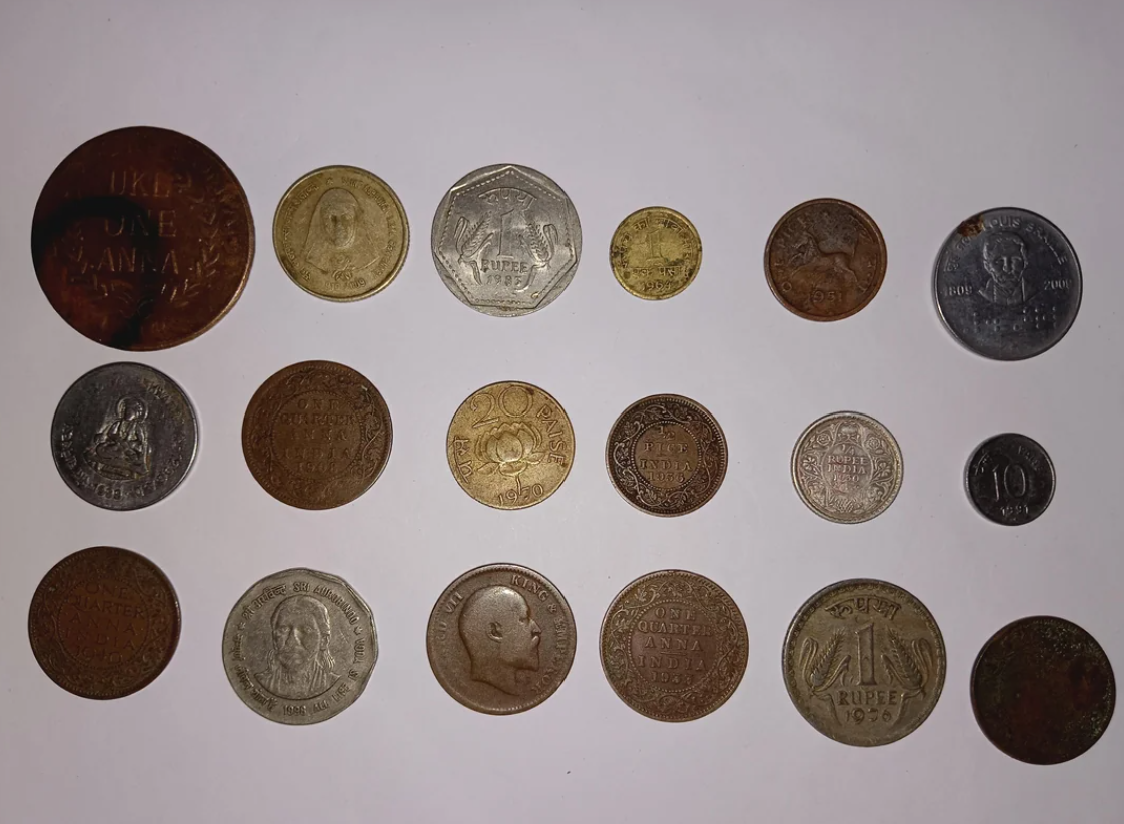
#> input picture Imgs/coin.png, 1124 x 824 px, found by its file name
$ python Assign_1.py
#> lines starting #> are read from the running program, lines starting #| are printed output that depends on the picture; after the words box and inside, x2 and y2 are one past the last pixel; in counts of white or black regions, pixels touching at a corner belong together
# -*- coding: utf-8 -*-
"""
Created on Sat Feb 15 19:19:30 2025

@author: MT2024045
"""

import cv2 as cv
import numpy as np
import matplotlib.pyplot as plt

image = cv.imread('C:/Users/Dileep/OneDrive/Desktop/OpenCV/Imgs/coin.png')
#> image is the input picture: shape (824, 1124, 3); mean B, G, R 134.4, 135.9, 146.8
image=cv.resize(image, (500, 500), interpolation=cv.INTER_AREA)
#> image: shape (500, 500, 3)
#Converting to grayscale
gray=cv.cvtColor(image,cv.COLOR_BGR2GRAY)
#Blur
blurred = cv.GaussianBlur(gray, (7, 7), 2)
#Canny Edge Detection
edges = cv.Canny(blurred, 50, 150)
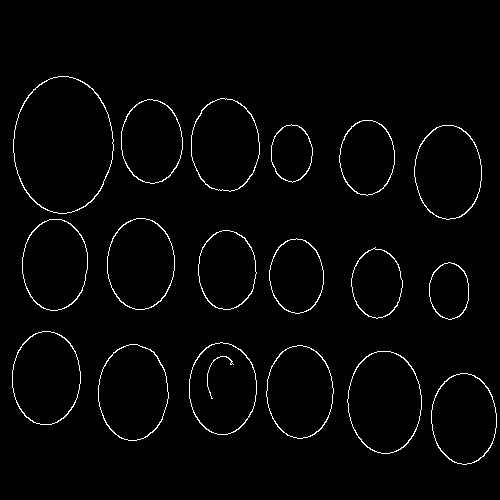
#> edges: shape (500, 500); 2% white in thin lines or dots, all inside (x1, y1, x2, y2) = (12, 76, 497, 465)
cv.imshow('Blurred Image',blurred)
cv.imshow('Canny Edge',edges)
cv.imwrite('C:/Users/Dileep/OneDrive/Desktop/OpenCV/Imgs/canny.jpg', edges)

#Counter plotting
contours, _ = cv.findContours(edges, cv.RETR_EXTERNAL, cv.CHAIN_APPROX_SIMPLE)
#> contours = 18 contours; largest, box (x1, y1, x2, y2) and area: (13, 76, 114, 214) 10694, (347, 351, 422, 454) 5924, (98, 344, 169, 441) 5248, (12, 331, 81, 425) 5014, (191, 98, 260, 192) 4986
contour = image.copy()
cv.drawContours(contour, contours, -1, (0, 255, 0), 2)
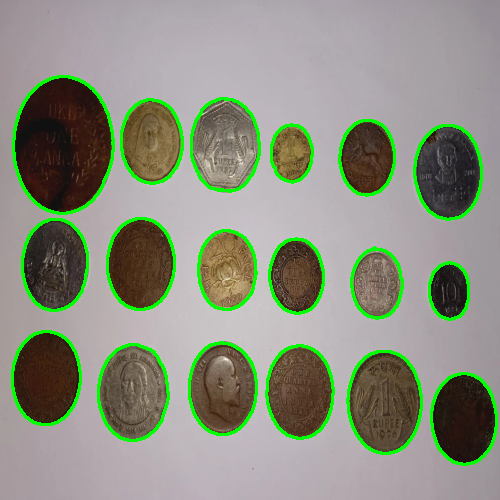
#> contour: shape (500, 500, 3); mean B, G, R 127.4, 143.7, 138.8
cv.imshow("Contour Detection", contour)
cv.imwrite('C:/Users/Dileep/OneDrive/Desktop/OpenCV/Imgs/contour.jpg', contour)

#SEGMENTATION
#Filling contours
cv.drawContours(contour, contours, -1, (0, 255, 0), thickness=cv.FILLED)
cv.imshow("Contour Segmentation", contour)
cv.imwrite('C:/Users/Dileep/OneDrive/Desktop/OpenCV/Imgs/contour_seg.jpg', contour)

#Binary Segmentation
clahe = cv.createCLAHE(clipLimit=1.0, tileGridSize=(8, 8))
clahe_image = clahe.apply(blurred)
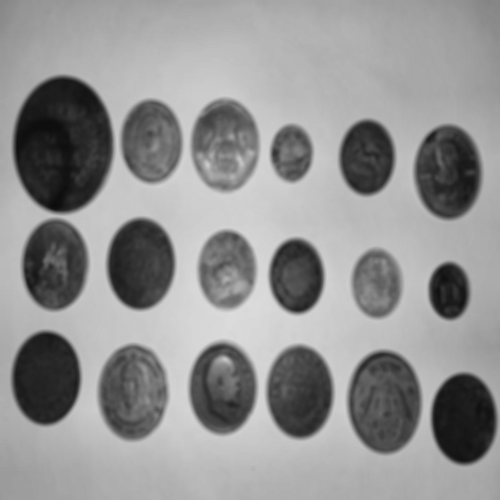
#> clahe_image: shape (500, 500); min 12, max 220, mean 145.7
cv.imshow("Equi", clahe_image)
_, binary = cv.threshold(blurred, 150, 255, cv.THRESH_BINARY)
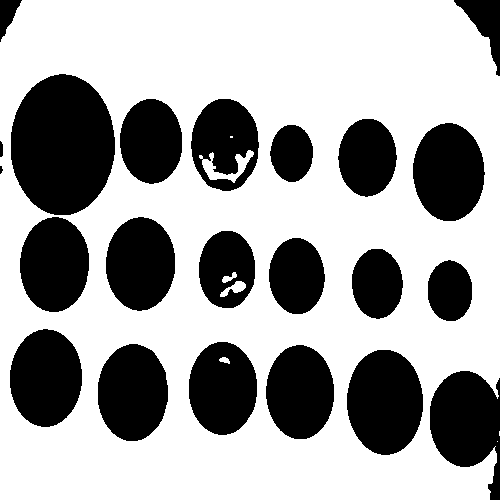
#> binary: shape (500, 500); 65% white; 22 black regions (1 under 20 px), largest, box (x1, y1, x2, y2) and area: (11, 74, 115, 215) 11536, (347, 350, 423, 455) 6286, (430, 371, 500, 500) 5805
cv.imshow(" Binary Image",binary )
cv.imwrite('C:/Users/Dileep/OneDrive/Desktop/OpenCV/Imgs/binary_seg.jpg', binary)

#Coloured Segmentation
colored_coins = np.zeros_like(image)
for i, contour in enumerate(contours):
    color = np.random.randint(0, 255, size=(3,)).tolist()
    cv.drawContours(colored_coins, [contour], -1, color, thickness=cv.FILLED)
#> this loop made 18 passes
#> color on passes 1 to 12: [172, 47, 117], [192, 67, 251], [195, 103, 9], [211, 21, 242], [36, 87, 70], [216, 88, 140], [58, 193, 230], [39, 87, 174], [88, 81, 165], [25, 77, 72], [9, 148, 115], [208, 243, 197]
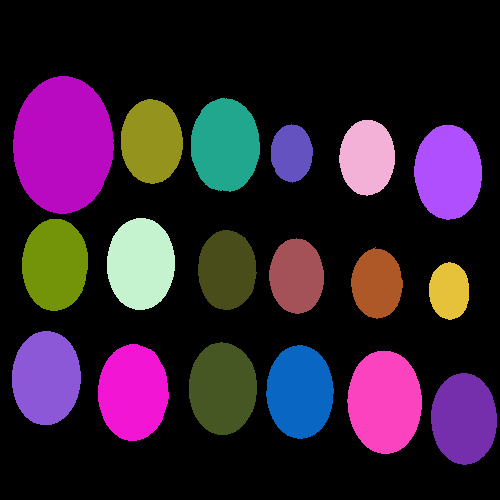
#> colored_coins: shape (500, 500, 3); mean of channels 0, 1, 2 49.4, 31.6, 49.6; drawn as B, G, R
colored = cv.addWeighted(image, 0.6, colored_coins, 0.4, 0)
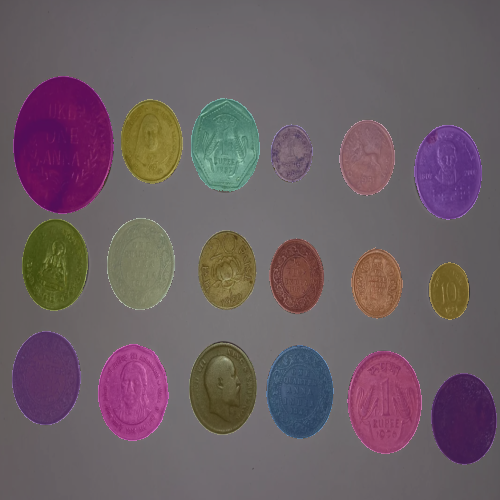
#> colored: shape (500, 500, 3); mean B, G, R 100.4, 94.2, 107.9
cv.imshow(" Coloured Image",colored )
cv.imwrite('C:/Users/Dileep/OneDrive/Desktop/OpenCV/Imgs/color_seg.jpg', colored)

#Segmenting individual coin
for i, contour in enumerate(contours):
    mask = np.zeros_like(gray)
    cv.drawContours(mask, [contour], -1, 255, -1)
    coin = cv.bitwise_and(image, image, mask=mask)
    coin=cv.resize(coin, (200, 200), interpolation=cv.INTER_AREA)
    cv.imshow(f'Segmented Coin {i+1}', coin)
    save_path = f'C:/Users/Dileep/OneDrive/Desktop/OpenCV/Imgs/SegmentedCoin_{i+1}.jpg'
    cv.imwrite(save_path, coin)
    plt.figure()
    plt.title(f'Segmented Coin {i+1}')
    plt.axis('off')
    plt.imshow(coin, cmap='gray')
    plt.show()
#> this loop made 18 passes
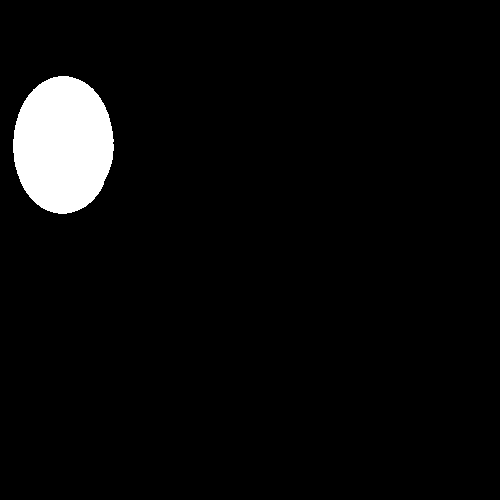
#> mask: shape (500, 500); 4.3% white; 1 white region, box (x1, y1, x2, y2) and area: (13, 76, 114, 214) 10865

#Number of coins detection
def coin_count(contours):
    return len(contours)
print("Number Coins in the image are",coin_count(contours))
#| Number Coins in the image are 18
cv.waitKey(0)
cv.destroyAllWindows()

$ run again, with Imgs/center.jpg saved as Imgs/coin.png
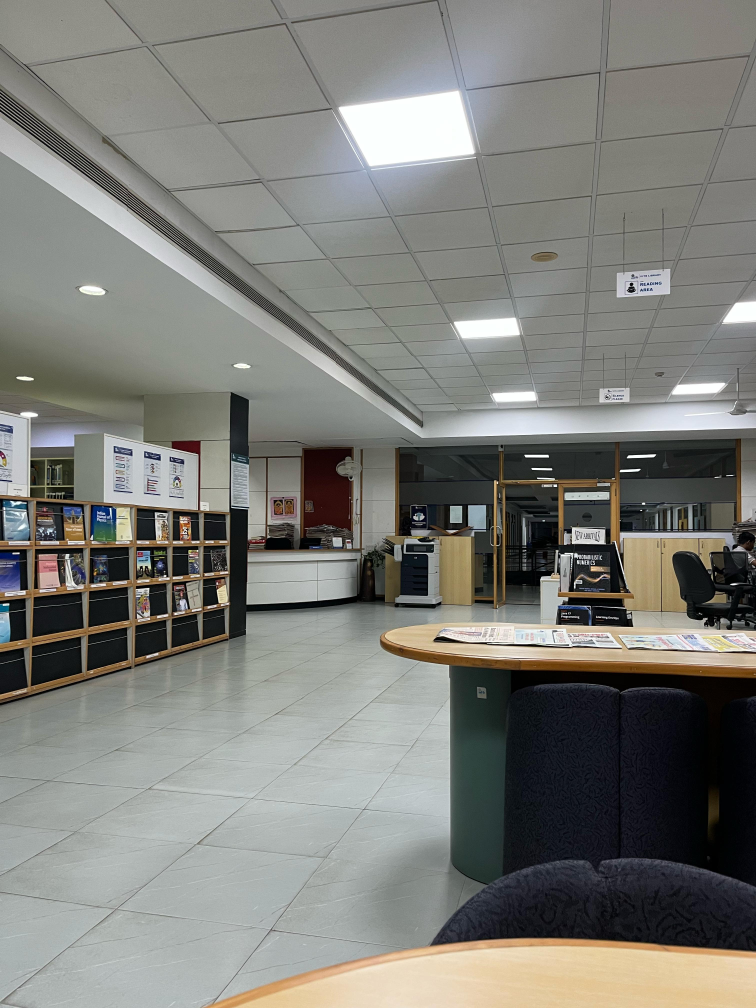
#> input picture Imgs/center.jpg, 3024 x 4032 px, found by its file name (shown at 1/4 size)
#> image is the input picture: shape (4032, 3024, 3); mean B, G, R 121.1, 126.3, 126.1
#> image: shape (500, 500, 3)
#> `edges = cv.Canny(blurred, 50, 150)`:
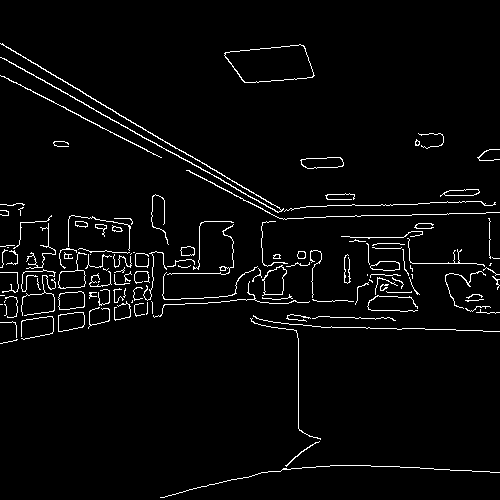
#> edges: shape (500, 500); 3.2% white in thin lines or dots
#> contours = 124 contours, 104 with area under 20; largest, box (x1, y1, x2, y2) and area: (224, 44, 315, 83) 2490, (262, 265, 287, 296) 480, (58, 252, 87, 289) 420, (58, 312, 85, 332) 408, (58, 291, 85, 310) 401
#> binary: shape (500, 500); 31.7% white; 34 white regions (4 under 20 px), largest, box (x1, y1, x2, y2) and area: (0, 306, 500, 500) 51603, (0, 59, 500, 217) 7360, (200, 17, 337, 107) 6948
#> the loop `for i, contour in enumerate(contours):` made 124 passes
#> color on passes 1 to 8: [172, 47, 117], [192, 67, 251], [195, 103, 9], [211, 21, 242], [36, 87, 70], [216, 88, 140], [58, 193, 230], [39, 87, 174]
#> the loop `for i, contour in enumerate(contours):` made 124 passes
#> contour on passes 15, 18, 20, 21, 26, 39, 47, 49: [[0, 304], [2, 304]], [[151, 301], [152, 302], [152, 313], [152, 302]], [[132, 300], [132, 301], [131, 302], [132, 302]], [[5, 300], [4, 301], [4, 302], [4, 301]], [[0, 295], [4, 295]], [[98, 281], [98, 282], [99, 281]], [[411, 274], [412, 275], [412, 278], [412, 274]], [[367, 274], [367, 275]]
#> after the loop `for i, contour in enumerate(contours):`:
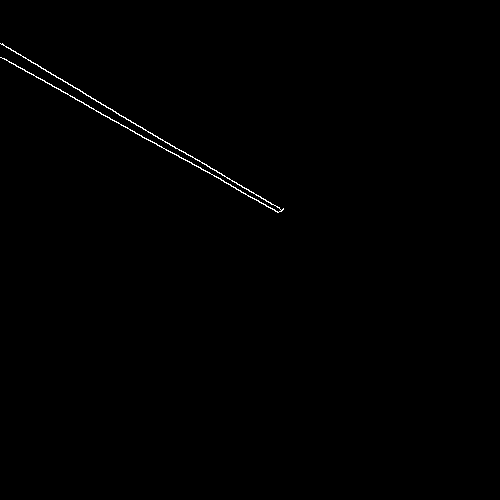
#> mask: shape (500, 500); 0.35% white in thin lines or dots, all inside (x1, y1, x2, y2) = (0, 43, 284, 213)
#| Number Coins in the image are 124
